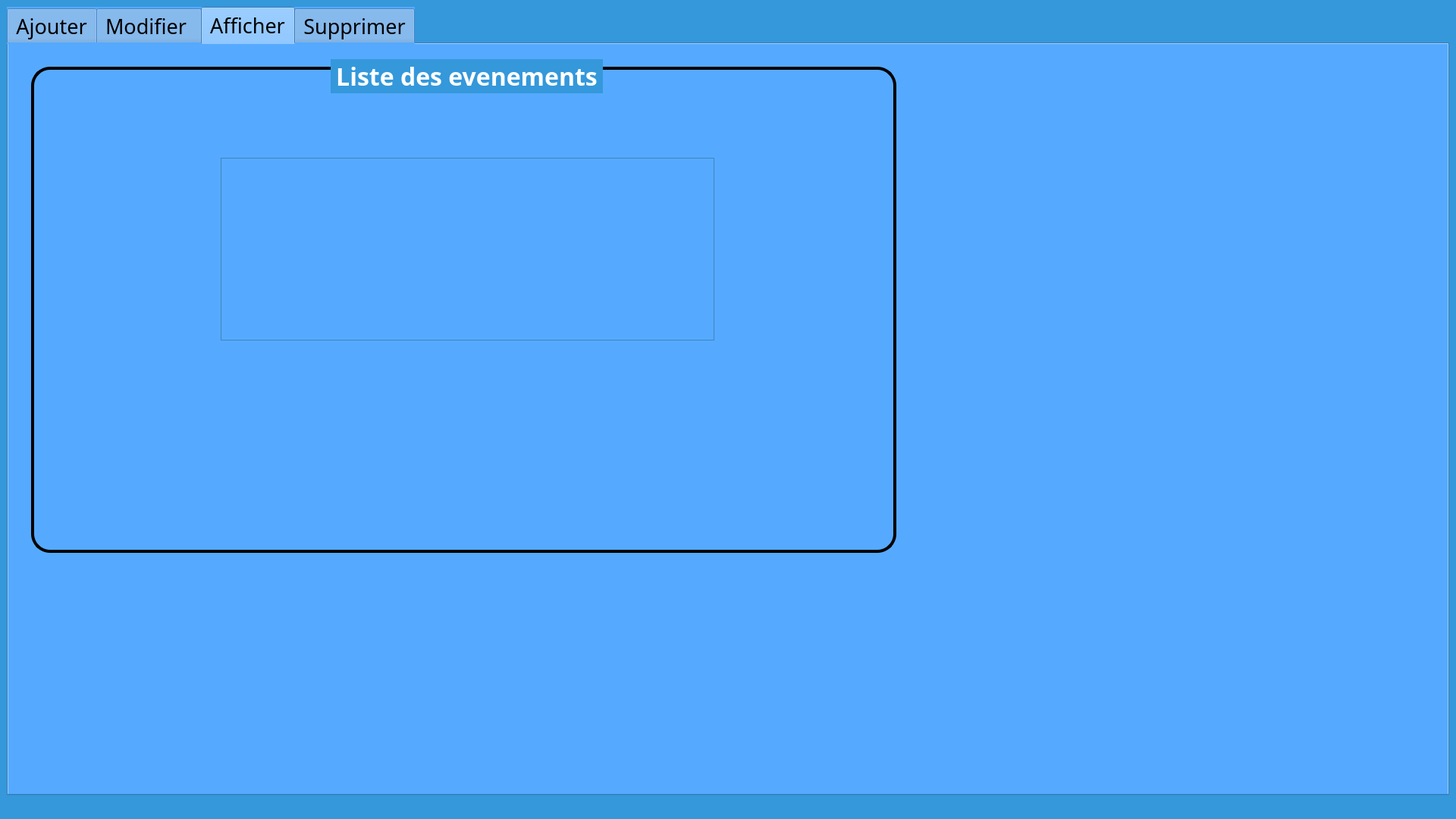
<?xml version="1.0" encoding="UTF-8"?>
<ui version="4.0">
 <class>MainWindow</class>
 <widget class="QMainWindow" name="MainWindow">
  <property name="geometry">
   <rect>
    <x>0</x>
    <y>0</y>
    <width>1920</width>
    <height>1080</height>
   </rect>
  </property>
  <property name="windowTitle">
   <string>MainWindow</string>
  </property>
  <property name="styleSheet">
   <string notr="true">background-color: rgb(52, 152, 219);</string>
  </property>
  <widget class="QWidget" name="centralwidget">
   <layout class="QGridLayout" name="gridLayout">
    <item row="0" column="0">
     <widget class="QTabWidget" name="tabWidget">
      <property name="minimumSize">
       <size>
        <width>1902</width>
        <height>0</height>
       </size>
      </property>
      <property name="font">
       <font>
        <family>Arial Rounded MT Bold</family>
        <pointsize>20</pointsize>
       </font>
      </property>
      <property name="toolTip">
       <string>&lt;html&gt;&lt;head/&gt;&lt;body&gt;&lt;p align=&quot;center&quot;&gt;&lt;br/&gt;&lt;/p&gt;&lt;/body&gt;&lt;/html&gt;</string>
      </property>
      <property name="styleSheet">
       <string notr="true">background-color: rgb(85, 170, 255);
</string>
      </property>
      <property name="currentIndex">
       <number>2</number>
      </property>
      <widget class="QWidget" name="Ajouter">
       <attribute name="title">
        <string>Ajouter</string>
       </attribute>
       <widget class="QGroupBox" name="groupBox">
        <property name="geometry">
         <rect>
          <x>150</x>
          <y>30</y>
          <width>841</width>
          <height>621</height>
         </rect>
        </property>
        <property name="font">
         <font>
          <family>Trebuchet MS</family>
          <pointsize>24</pointsize>
          <weight>75</weight>
          <bold>true</bold>
         </font>
        </property>
        <property name="styleSheet">
         <string notr="true">/* Style de base pour la QGroupBox */
QGroupBox {
    border: 4px solid #000000; /* Bordure bleue */
    border-radius: 25px; /* Coins arrondis */
    margin-top: 10px; /* Marge en haut */
}

/* Style du titre de la QGroupBox */
QGroupBox::title {
    subcontrol-origin: margin;
    subcontrol-position: top center;
    padding: 0 3px;
    background-color: #3498db; /* Fond bleu pour le titre */
    color: #ffffff; /* Texte blanc pour le titre */
}

/* Style des QLabel à l'intérieur de la QGroupBox */
QLabel {
    color: #000000; /* Couleur du texte */
}

/* Style des QRadioButton à l'intérieur de la QGroupBox */
QRadioButton {
    color: #333333; /* Couleur du texte */
}

/* Style des QComboBox à l'intérieur de la QGroupBox */
QComboBox {
    background-color: #ffffff; /* Fond blanc */
    color: #333333; /* Couleur du texte */
    border: 1px solid #3498db; /* Bordure bleue */
    border-radius: 3px; /* Coins arrondis */
    padding: 2px; /* Espacement interne */
}

/* Style des QLineEdit à l'intérieur de la QGroupBox */
QLineEdit {
    background-color: #ffffff; /* Fond blanc */
    color: #333333; /* Couleur du texte */
    border: 1px solid #3498db; /* Bordure bleue */
    border-radius: 3px; /* Coins arrondis */
    padding: 2px; /* Espacement interne */
}

/* Style des QSpinBox à l'intérieur de la QGroupBox */
QSpinBox {
    background-color: #ffffff; /* Fond blanc */
    color: #333333; /* Couleur du texte */
    border: 1px solid #3498db; /* Bordure bleue */
    border-radius: 3px; /* Coins arrondis */
    padding: 2px; /* Espacement interne */
}

/* Style général pour les widgets lorsqu'ils sont désactivés */
QWidget:disabled {
    background-color: #f0f0f0; /* Fond gris clair pour les widgets désactivés */
    color: #a0a0a0; /* Couleur du texte grise pour les widgets désactivés */
}</string>
        </property>
        <property name="title">
         <string>AJOUTER</string>
        </property>
        <property name="alignment">
         <set>Qt::AlignCenter</set>
        </property>
        <widget class="QLabel" name="label">
         <property name="geometry">
          <rect>
           <x>50</x>
           <y>80</y>
           <width>131</width>
           <height>31</height>
          </rect>
         </property>
         <property name="styleSheet">
          <string notr="true">font: italic 14pt &quot;Times New Roman&quot;;</string>
         </property>
         <property name="text">
          <string>TITRE</string>
         </property>
         <property name="alignment">
          <set>Qt::AlignCenter</set>
         </property>
        </widget>
        <widget class="QLabel" name="label_2">
         <property name="geometry">
          <rect>
           <x>10</x>
           <y>140</y>
           <width>171</width>
           <height>31</height>
          </rect>
         </property>
         <property name="styleSheet">
          <string notr="true">font: italic 14pt &quot;Times New Roman&quot;;</string>
         </property>
         <property name="text">
          <string>NBRRE ATHLETE</string>
         </property>
         <property name="alignment">
          <set>Qt::AlignCenter</set>
         </property>
        </widget>
        <widget class="QLabel" name="label_3">
         <property name="geometry">
          <rect>
           <x>40</x>
           <y>210</y>
           <width>171</width>
           <height>31</height>
          </rect>
         </property>
         <property name="styleSheet">
          <string notr="true">font: italic 14pt &quot;Times New Roman&quot;;</string>
         </property>
         <property name="text">
          <string>Date_evennement</string>
         </property>
         <property name="alignment">
          <set>Qt::AlignCenter</set>
         </property>
        </widget>
        <widget class="QLabel" name="label_4">
         <property name="geometry">
          <rect>
           <x>60</x>
           <y>270</y>
           <width>131</width>
           <height>31</height>
          </rect>
         </property>
         <property name="styleSheet">
          <string notr="true">font: italic 14pt &quot;Times New Roman&quot;;</string>
         </property>
         <property name="text">
          <string>Adresse</string>
         </property>
         <property name="alignment">
          <set>Qt::AlignCenter</set>
         </property>
        </widget>
        <widget class="QLabel" name="label_6">
         <property name="geometry">
          <rect>
           <x>40</x>
           <y>380</y>
           <width>191</width>
           <height>31</height>
          </rect>
         </property>
         <property name="styleSheet">
          <string notr="true">font: italic 14pt &quot;Times New Roman&quot;;</string>
         </property>
         <property name="text">
          <string>DUREE</string>
         </property>
         <property name="alignment">
          <set>Qt::AlignCenter</set>
         </property>
        </widget>
        <widget class="QLineEdit" name="lineedit_titre">
         <property name="geometry">
          <rect>
           <x>260</x>
           <y>70</y>
           <width>471</width>
           <height>51</height>
          </rect>
         </property>
         <property name="font">
          <font>
           <pointsize>14</pointsize>
          </font>
         </property>
         <property name="text">
          <string/>
         </property>
         <property name="alignment">
          <set>Qt::AlignCenter</set>
         </property>
         <property name="placeholderText">
          <string>Entrez votre TITRE</string>
         </property>
        </widget>
        <widget class="QLineEdit" name="lineedit_nbreathlete">
         <property name="geometry">
          <rect>
           <x>260</x>
           <y>130</y>
           <width>471</width>
           <height>51</height>
          </rect>
         </property>
         <property name="font">
          <font>
           <pointsize>14</pointsize>
          </font>
         </property>
         <property name="text">
          <string/>
         </property>
         <property name="alignment">
          <set>Qt::AlignCenter</set>
         </property>
         <property name="placeholderText">
          <string>Entrez votre NBRE ATHLETE</string>
         </property>
        </widget>
        <widget class="QLineEdit" name="lineedit_adresse">
         <property name="geometry">
          <rect>
           <x>260</x>
           <y>260</y>
           <width>471</width>
           <height>51</height>
          </rect>
         </property>
         <property name="font">
          <font>
           <pointsize>14</pointsize>
          </font>
         </property>
         <property name="text">
          <string/>
         </property>
         <property name="alignment">
          <set>Qt::AlignCenter</set>
         </property>
         <property name="placeholderText">
          <string>Entrez votre adresse </string>
         </property>
        </widget>
        <widget class="QLineEdit" name="lineedit_duree">
         <property name="geometry">
          <rect>
           <x>260</x>
           <y>380</y>
           <width>471</width>
           <height>51</height>
          </rect>
         </property>
         <property name="font">
          <font>
           <pointsize>14</pointsize>
          </font>
         </property>
         <property name="text">
          <string/>
         </property>
         <property name="alignment">
          <set>Qt::AlignCenter</set>
         </property>
         <property name="placeholderText">
          <string>Entrez votre DUREE</string>
         </property>
        </widget>
        <widget class="QLabel" name="label_13">
         <property name="geometry">
          <rect>
           <x>40</x>
           <y>440</y>
           <width>191</width>
           <height>31</height>
          </rect>
         </property>
         <property name="styleSheet">
          <string notr="true">font: italic 14pt &quot;Times New Roman&quot;;</string>
         </property>
         <property name="text">
          <string>Type de sport : </string>
         </property>
         <property name="alignment">
          <set>Qt::AlignCenter</set>
         </property>
        </widget>
        <widget class="QComboBox" name="lineedit_typedesport">
         <property name="geometry">
          <rect>
           <x>260</x>
           <y>440</y>
           <width>471</width>
           <height>51</height>
          </rect>
         </property>
         <item>
          <property name="text">
           <string>Choisir Le type de Sport</string>
          </property>
         </item>
         <item>
          <property name="text">
           <string>Natation</string>
          </property>
         </item>
         <item>
          <property name="text">
           <string>Paddling</string>
          </property>
         </item>
         <item>
          <property name="text">
           <string>Boating</string>
          </property>
         </item>
         <item>
          <property name="text">
           <string>Kayak</string>
          </property>
         </item>
        </widget>
        <widget class="QPushButton" name="ajouter">
         <property name="geometry">
          <rect>
           <x>380</x>
           <y>520</y>
           <width>221</width>
           <height>51</height>
          </rect>
         </property>
         <property name="styleSheet">
          <string notr="true">/* Style de base pour le QPushButton */

QPushButton {
    background-color: #2980b9; /* Bleu légèrement plus foncé que l'arrière-plan global */
    color: #ffffff; /* Texte blanc */
    border: 5px solid #2980b9; /* Bordure bleue */
    border-radius: 10px; /* Coins arrondis */
    padding: 5px 10px; /* Espacement interne */
font: 75 18pt &quot;Times New Roman&quot;;
}

/* Style du QPushButton lorsqu'il est survolé */
QPushButton:hover {
    background-color: #1b6488; /* Bleu plus foncé au survol */
}

/* Style du QPushButton lorsqu'il est pressé (clic) */
QPushButton:pressed {
    background-color: #1a5c7a; /* Bleu encore plus foncé au clic */
}

/* Style du QPushButton lorsqu'il est en focus (tabulation) */
QPushButton:focus {
    outline: none; /* Supprimer le contour par défaut */
    border: 2px solid #1a5c7a; /* Bordure plus foncée lorsqu'en focus */
}

/* Style du QPushButton lorsqu'il est désactivé */
QPushButton:disabled {
    background-color: #b0b0b0; /* Fond gris clair pour les boutons désactivés */
    color: #707070; /* Couleur du texte grise pour les boutons désactivés */
    border: 2px solid #b0b0b0; /* Bordure grise pour les boutons désactivés */
}

/* Style général pour les widgets lorsqu'ils sont désactivés */
QWidget:disabled {
    background-color: #f0f0f0; /* Fond gris clair pour les widgets désactivés */
    color: #a0a0a0; /* Couleur du texte grise pour les widgets désactivés */
}
</string>
         </property>
         <property name="text">
          <string>Ajouter </string>
         </property>
        </widget>
        <widget class="QDateEdit" name="lineedit_dateevenement">
         <property name="geometry">
          <rect>
           <x>260</x>
           <y>200</y>
           <width>471</width>
           <height>41</height>
          </rect>
         </property>
         <property name="minimumSize">
          <size>
           <width>0</width>
           <height>0</height>
          </size>
         </property>
         <property name="styleSheet">
          <string notr="true">background-color: rgb(255, 255, 255);</string>
         </property>
         <property name="alignment">
          <set>Qt::AlignCenter</set>
         </property>
         <property name="specialValueText">
          <string/>
         </property>
        </widget>
        <widget class="QGroupBox" name="groupBox_4">
         <property name="geometry">
          <rect>
           <x>0</x>
           <y>0</y>
           <width>841</width>
           <height>621</height>
          </rect>
         </property>
         <property name="font">
          <font>
           <family>Trebuchet MS</family>
           <pointsize>24</pointsize>
           <weight>75</weight>
           <bold>true</bold>
          </font>
         </property>
         <property name="styleSheet">
          <string notr="true">/* Style de base pour la QGroupBox */
QGroupBox {
    border: 4px solid #000000; /* Bordure bleue */
    border-radius: 25px; /* Coins arrondis */
    margin-top: 10px; /* Marge en haut */
}

/* Style du titre de la QGroupBox */
QGroupBox::title {
    subcontrol-origin: margin;
    subcontrol-position: top center;
    padding: 0 3px;
    background-color: #3498db; /* Fond bleu pour le titre */
    color: #ffffff; /* Texte blanc pour le titre */
}

/* Style des QLabel à l'intérieur de la QGroupBox */
QLabel {
    color: #000000; /* Couleur du texte */
}

/* Style des QRadioButton à l'intérieur de la QGroupBox */
QRadioButton {
    color: #333333; /* Couleur du texte */
}

/* Style des QComboBox à l'intérieur de la QGroupBox */
QComboBox {
    background-color: #ffffff; /* Fond blanc */
    color: #333333; /* Couleur du texte */
    border: 1px solid #3498db; /* Bordure bleue */
    border-radius: 3px; /* Coins arrondis */
    padding: 2px; /* Espacement interne */
}

/* Style des QLineEdit à l'intérieur de la QGroupBox */
QLineEdit {
    background-color: #ffffff; /* Fond blanc */
    color: #333333; /* Couleur du texte */
    border: 1px solid #3498db; /* Bordure bleue */
    border-radius: 3px; /* Coins arrondis */
    padding: 2px; /* Espacement interne */
}

/* Style des QSpinBox à l'intérieur de la QGroupBox */
QSpinBox {
    background-color: #ffffff; /* Fond blanc */
    color: #333333; /* Couleur du texte */
    border: 1px solid #3498db; /* Bordure bleue */
    border-radius: 3px; /* Coins arrondis */
    padding: 2px; /* Espacement interne */
}

/* Style général pour les widgets lorsqu'ils sont désactivés */
QWidget:disabled {
    background-color: #f0f0f0; /* Fond gris clair pour les widgets désactivés */
    color: #a0a0a0; /* Couleur du texte grise pour les widgets désactivés */
}</string>
         </property>
         <property name="title">
          <string>AJOUTER</string>
         </property>
         <property name="alignment">
          <set>Qt::AlignCenter</set>
         </property>
         <widget class="QLabel" name="label_11">
          <property name="geometry">
           <rect>
            <x>50</x>
            <y>80</y>
            <width>131</width>
            <height>31</height>
           </rect>
          </property>
          <property name="styleSheet">
           <string notr="true">font: italic 14pt &quot;Times New Roman&quot;;</string>
          </property>
          <property name="text">
           <string>TITRE</string>
          </property>
          <property name="alignment">
           <set>Qt::AlignCenter</set>
          </property>
         </widget>
         <widget class="QLabel" name="label_12">
          <property name="geometry">
           <rect>
            <x>10</x>
            <y>140</y>
            <width>171</width>
            <height>31</height>
           </rect>
          </property>
          <property name="styleSheet">
           <string notr="true">font: italic 14pt &quot;Times New Roman&quot;;</string>
          </property>
          <property name="text">
           <string>NBRRE ATHLETE</string>
          </property>
          <property name="alignment">
           <set>Qt::AlignCenter</set>
          </property>
         </widget>
         <widget class="QLabel" name="label_15">
          <property name="geometry">
           <rect>
            <x>40</x>
            <y>210</y>
            <width>171</width>
            <height>31</height>
           </rect>
          </property>
          <property name="styleSheet">
           <string notr="true">font: italic 14pt &quot;Times New Roman&quot;;</string>
          </property>
          <property name="text">
           <string>Date_evennement</string>
          </property>
          <property name="alignment">
           <set>Qt::AlignCenter</set>
          </property>
         </widget>
         <widget class="QLabel" name="label_16">
          <property name="geometry">
           <rect>
            <x>60</x>
            <y>270</y>
            <width>131</width>
            <height>31</height>
           </rect>
          </property>
          <property name="styleSheet">
           <string notr="true">font: italic 14pt &quot;Times New Roman&quot;;</string>
          </property>
          <property name="text">
           <string>Adresse</string>
          </property>
          <property name="alignment">
           <set>Qt::AlignCenter</set>
          </property>
         </widget>
         <widget class="QLabel" name="label_17">
          <property name="geometry">
           <rect>
            <x>40</x>
            <y>380</y>
            <width>191</width>
            <height>31</height>
           </rect>
          </property>
          <property name="styleSheet">
           <string notr="true">font: italic 14pt &quot;Times New Roman&quot;;</string>
          </property>
          <property name="text">
           <string>DUREE</string>
          </property>
          <property name="alignment">
           <set>Qt::AlignCenter</set>
          </property>
         </widget>
         <widget class="QLineEdit" name="lineedit_titre_3">
          <property name="geometry">
           <rect>
            <x>260</x>
            <y>70</y>
            <width>471</width>
            <height>51</height>
           </rect>
          </property>
          <property name="font">
           <font>
            <pointsize>14</pointsize>
           </font>
          </property>
          <property name="text">
           <string/>
          </property>
          <property name="alignment">
           <set>Qt::AlignCenter</set>
          </property>
          <property name="placeholderText">
           <string>Entrez votre TITRE</string>
          </property>
         </widget>
         <widget class="QLineEdit" name="lineedit_nbreathlete_3">
          <property name="geometry">
           <rect>
            <x>260</x>
            <y>130</y>
            <width>471</width>
            <height>51</height>
           </rect>
          </property>
          <property name="font">
           <font>
            <pointsize>14</pointsize>
           </font>
          </property>
          <property name="text">
           <string/>
          </property>
          <property name="alignment">
           <set>Qt::AlignCenter</set>
          </property>
          <property name="placeholderText">
           <string>Entrez votre NBRE ATHLETE</string>
          </property>
         </widget>
         <widget class="QLineEdit" name="lineedit_adresse_3">
          <property name="geometry">
           <rect>
            <x>260</x>
            <y>260</y>
            <width>471</width>
            <height>51</height>
           </rect>
          </property>
          <property name="font">
           <font>
            <pointsize>14</pointsize>
           </font>
          </property>
          <property name="text">
           <string/>
          </property>
          <property name="alignment">
           <set>Qt::AlignCenter</set>
          </property>
          <property name="placeholderText">
           <string>Entrez votre adresse </string>
          </property>
         </widget>
         <widget class="QLineEdit" name="lineedit_duree_3">
          <property name="geometry">
           <rect>
            <x>260</x>
            <y>380</y>
            <width>471</width>
            <height>51</height>
           </rect>
          </property>
          <property name="font">
           <font>
            <pointsize>14</pointsize>
           </font>
          </property>
          <property name="text">
           <string/>
          </property>
          <property name="alignment">
           <set>Qt::AlignCenter</set>
          </property>
          <property name="placeholderText">
           <string>Entrez votre DUREE</string>
          </property>
         </widget>
         <widget class="QLabel" name="label_18">
          <property name="geometry">
           <rect>
            <x>40</x>
            <y>440</y>
            <width>191</width>
            <height>31</height>
           </rect>
          </property>
          <property name="styleSheet">
           <string notr="true">font: italic 14pt &quot;Times New Roman&quot;;</string>
          </property>
          <property name="text">
           <string>Type de sport : </string>
          </property>
          <property name="alignment">
           <set>Qt::AlignCenter</set>
          </property>
         </widget>
         <widget class="QComboBox" name="lineedit_typedesport_2">
          <property name="geometry">
           <rect>
            <x>260</x>
            <y>440</y>
            <width>471</width>
            <height>51</height>
           </rect>
          </property>
          <item>
           <property name="text">
            <string>Choisir Le type de Sport</string>
           </property>
          </item>
          <item>
           <property name="text">
            <string>Natation</string>
           </property>
          </item>
          <item>
           <property name="text">
            <string>Paddling</string>
           </property>
          </item>
          <item>
           <property name="text">
            <string>Boating</string>
           </property>
          </item>
          <item>
           <property name="text">
            <string>Kayak</string>
           </property>
          </item>
         </widget>
         <widget class="QPushButton" name="ajouter_2">
          <property name="geometry">
           <rect>
            <x>380</x>
            <y>520</y>
            <width>221</width>
            <height>51</height>
           </rect>
          </property>
          <property name="styleSheet">
           <string notr="true">/* Style de base pour le QPushButton */

QPushButton {
    background-color: #2980b9; /* Bleu légèrement plus foncé que l'arrière-plan global */
    color: #ffffff; /* Texte blanc */
    border: 5px solid #2980b9; /* Bordure bleue */
    border-radius: 10px; /* Coins arrondis */
    padding: 5px 10px; /* Espacement interne */
font: 75 18pt &quot;Times New Roman&quot;;
}

/* Style du QPushButton lorsqu'il est survolé */
QPushButton:hover {
    background-color: #1b6488; /* Bleu plus foncé au survol */
}

/* Style du QPushButton lorsqu'il est pressé (clic) */
QPushButton:pressed {
    background-color: #1a5c7a; /* Bleu encore plus foncé au clic */
}

/* Style du QPushButton lorsqu'il est en focus (tabulation) */
QPushButton:focus {
    outline: none; /* Supprimer le contour par défaut */
    border: 2px solid #1a5c7a; /* Bordure plus foncée lorsqu'en focus */
}

/* Style du QPushButton lorsqu'il est désactivé */
QPushButton:disabled {
    background-color: #b0b0b0; /* Fond gris clair pour les boutons désactivés */
    color: #707070; /* Couleur du texte grise pour les boutons désactivés */
    border: 2px solid #b0b0b0; /* Bordure grise pour les boutons désactivés */
}

/* Style général pour les widgets lorsqu'ils sont désactivés */
QWidget:disabled {
    background-color: #f0f0f0; /* Fond gris clair pour les widgets désactivés */
    color: #a0a0a0; /* Couleur du texte grise pour les widgets désactivés */
}
</string>
          </property>
          <property name="text">
           <string>Ajouter </string>
          </property>
         </widget>
         <widget class="QDateEdit" name="lineedit_dateevenement_2">
          <property name="geometry">
           <rect>
            <x>260</x>
            <y>200</y>
            <width>471</width>
            <height>41</height>
           </rect>
          </property>
          <property name="minimumSize">
           <size>
            <width>0</width>
            <height>0</height>
           </size>
          </property>
          <property name="styleSheet">
           <string notr="true">background-color: rgb(255, 255, 255);</string>
          </property>
          <property name="alignment">
           <set>Qt::AlignCenter</set>
          </property>
          <property name="specialValueText">
           <string/>
          </property>
         </widget>
        </widget>
       </widget>
      </widget>
      <widget class="QWidget" name="Modifier">
       <attribute name="title">
        <string>Modifier </string>
       </attribute>
       <widget class="QGroupBox" name="groupBox_3">
        <property name="geometry">
         <rect>
          <x>150</x>
          <y>30</y>
          <width>841</width>
          <height>621</height>
         </rect>
        </property>
        <property name="font">
         <font>
          <family>Trebuchet MS</family>
          <pointsize>24</pointsize>
          <weight>75</weight>
          <bold>true</bold>
         </font>
        </property>
        <property name="styleSheet">
         <string notr="true">/* Style de base pour la QGroupBox */
QGroupBox {
    border: 4px solid #000000; /* Bordure bleue */
    border-radius: 25px; /* Coins arrondis */
    margin-top: 10px; /* Marge en haut */
}

/* Style du titre de la QGroupBox */
QGroupBox::title {
    subcontrol-origin: margin;
    subcontrol-position: top center;
    padding: 0 3px;
    background-color: #3498db; /* Fond bleu pour le titre */
    color: #ffffff; /* Texte blanc pour le titre */
}

/* Style des QLabel à l'intérieur de la QGroupBox */
QLabel {
    color: #000000; /* Couleur du texte */
}

/* Style des QRadioButton à l'intérieur de la QGroupBox */
QRadioButton {
    color: #333333; /* Couleur du texte */
}

/* Style des QComboBox à l'intérieur de la QGroupBox */
QComboBox {
    background-color: #ffffff; /* Fond blanc */
    color: #333333; /* Couleur du texte */
    border: 1px solid #3498db; /* Bordure bleue */
    border-radius: 3px; /* Coins arrondis */
    padding: 2px; /* Espacement interne */
}

/* Style des QLineEdit à l'intérieur de la QGroupBox */
QLineEdit {
    background-color: #ffffff; /* Fond blanc */
    color: #333333; /* Couleur du texte */
    border: 1px solid #3498db; /* Bordure bleue */
    border-radius: 3px; /* Coins arrondis */
    padding: 2px; /* Espacement interne */
}

/* Style des QSpinBox à l'intérieur de la QGroupBox */
QSpinBox {
    background-color: #ffffff; /* Fond blanc */
    color: #333333; /* Couleur du texte */
    border: 1px solid #3498db; /* Bordure bleue */
    border-radius: 3px; /* Coins arrondis */
    padding: 2px; /* Espacement interne */
}

/* Style général pour les widgets lorsqu'ils sont désactivés */
QWidget:disabled {
    background-color: #f0f0f0; /* Fond gris clair pour les widgets désactivés */
    color: #a0a0a0; /* Couleur du texte grise pour les widgets désactivés */
}</string>
        </property>
        <property name="title">
         <string>MODIFIER</string>
        </property>
        <property name="alignment">
         <set>Qt::AlignCenter</set>
        </property>
        <widget class="QLabel" name="label_5">
         <property name="geometry">
          <rect>
           <x>50</x>
           <y>80</y>
           <width>131</width>
           <height>31</height>
          </rect>
         </property>
         <property name="styleSheet">
          <string notr="true">font: italic 14pt &quot;Times New Roman&quot;;</string>
         </property>
         <property name="text">
          <string>TITRE</string>
         </property>
         <property name="alignment">
          <set>Qt::AlignCenter</set>
         </property>
        </widget>
        <widget class="QLabel" name="label_7">
         <property name="geometry">
          <rect>
           <x>10</x>
           <y>140</y>
           <width>171</width>
           <height>31</height>
          </rect>
         </property>
         <property name="styleSheet">
          <string notr="true">font: italic 14pt &quot;Times New Roman&quot;;</string>
         </property>
         <property name="text">
          <string>NBRRE ATHLETE</string>
         </property>
         <property name="alignment">
          <set>Qt::AlignCenter</set>
         </property>
        </widget>
        <widget class="QLabel" name="label_8">
         <property name="geometry">
          <rect>
           <x>40</x>
           <y>210</y>
           <width>171</width>
           <height>31</height>
          </rect>
         </property>
         <property name="styleSheet">
          <string notr="true">font: italic 14pt &quot;Times New Roman&quot;;</string>
         </property>
         <property name="text">
          <string>Date_evennement</string>
         </property>
         <property name="alignment">
          <set>Qt::AlignCenter</set>
         </property>
        </widget>
        <widget class="QLabel" name="label_9">
         <property name="geometry">
          <rect>
           <x>60</x>
           <y>270</y>
           <width>131</width>
           <height>31</height>
          </rect>
         </property>
         <property name="styleSheet">
          <string notr="true">font: italic 14pt &quot;Times New Roman&quot;;</string>
         </property>
         <property name="text">
          <string>Adresse</string>
         </property>
         <property name="alignment">
          <set>Qt::AlignCenter</set>
         </property>
        </widget>
        <widget class="QLabel" name="label_10">
         <property name="geometry">
          <rect>
           <x>40</x>
           <y>380</y>
           <width>191</width>
           <height>31</height>
          </rect>
         </property>
         <property name="styleSheet">
          <string notr="true">font: italic 14pt &quot;Times New Roman&quot;;</string>
         </property>
         <property name="text">
          <string>DUREE</string>
         </property>
         <property name="alignment">
          <set>Qt::AlignCenter</set>
         </property>
        </widget>
        <widget class="QLineEdit" name="lineedit_titre_2">
         <property name="geometry">
          <rect>
           <x>260</x>
           <y>70</y>
           <width>471</width>
           <height>51</height>
          </rect>
         </property>
         <property name="font">
          <font>
           <pointsize>14</pointsize>
          </font>
         </property>
         <property name="alignment">
          <set>Qt::AlignCenter</set>
         </property>
         <property name="placeholderText">
          <string>Entrez votre TITRE</string>
         </property>
        </widget>
        <widget class="QLineEdit" name="lineedit_nbreathlete_2">
         <property name="geometry">
          <rect>
           <x>260</x>
           <y>130</y>
           <width>471</width>
           <height>51</height>
          </rect>
         </property>
         <property name="font">
          <font>
           <pointsize>14</pointsize>
          </font>
         </property>
         <property name="alignment">
          <set>Qt::AlignCenter</set>
         </property>
         <property name="placeholderText">
          <string>Entrez votre NBRE ATHLETE</string>
         </property>
        </widget>
        <widget class="QLineEdit" name="lineedit_adresse_2">
         <property name="geometry">
          <rect>
           <x>260</x>
           <y>260</y>
           <width>471</width>
           <height>51</height>
          </rect>
         </property>
         <property name="font">
          <font>
           <pointsize>14</pointsize>
          </font>
         </property>
         <property name="alignment">
          <set>Qt::AlignCenter</set>
         </property>
         <property name="placeholderText">
          <string>Entrez votre adresse </string>
         </property>
        </widget>
        <widget class="QLineEdit" name="lineedit_duree_2">
         <property name="geometry">
          <rect>
           <x>260</x>
           <y>380</y>
           <width>471</width>
           <height>51</height>
          </rect>
         </property>
         <property name="font">
          <font>
           <pointsize>14</pointsize>
          </font>
         </property>
         <property name="alignment">
          <set>Qt::AlignCenter</set>
         </property>
         <property name="placeholderText">
          <string>Entrez votre DUREE</string>
         </property>
        </widget>
        <widget class="QLabel" name="label_14">
         <property name="geometry">
          <rect>
           <x>40</x>
           <y>440</y>
           <width>191</width>
           <height>31</height>
          </rect>
         </property>
         <property name="styleSheet">
          <string notr="true">font: italic 14pt &quot;Times New Roman&quot;;</string>
         </property>
         <property name="text">
          <string>Type de sport : </string>
         </property>
         <property name="alignment">
          <set>Qt::AlignCenter</set>
         </property>
        </widget>
        <widget class="QComboBox" name="linedit_typedesport">
         <property name="geometry">
          <rect>
           <x>260</x>
           <y>440</y>
           <width>471</width>
           <height>51</height>
          </rect>
         </property>
         <item>
          <property name="text">
           <string>Choisir Le type de Sport</string>
          </property>
         </item>
         <item>
          <property name="text">
           <string>Natation</string>
          </property>
         </item>
         <item>
          <property name="text">
           <string>Paddling</string>
          </property>
         </item>
         <item>
          <property name="text">
           <string>Boating</string>
          </property>
         </item>
         <item>
          <property name="text">
           <string>Kayak</string>
          </property>
         </item>
        </widget>
        <widget class="QPushButton" name="modifier">
         <property name="geometry">
          <rect>
           <x>380</x>
           <y>520</y>
           <width>221</width>
           <height>51</height>
          </rect>
         </property>
         <property name="styleSheet">
          <string notr="true">/* Style de base pour le QPushButton */

QPushButton {
    background-color: #2980b9; /* Bleu légèrement plus foncé que l'arrière-plan global */
    color: #ffffff; /* Texte blanc */
    border: 5px solid #2980b9; /* Bordure bleue */
    border-radius: 10px; /* Coins arrondis */
    padding: 5px 10px; /* Espacement interne */
font: 75 18pt &quot;Times New Roman&quot;;
}

/* Style du QPushButton lorsqu'il est survolé */
QPushButton:hover {
    background-color: #1b6488; /* Bleu plus foncé au survol */
}

/* Style du QPushButton lorsqu'il est pressé (clic) */
QPushButton:pressed {
    background-color: #1a5c7a; /* Bleu encore plus foncé au clic */
}

/* Style du QPushButton lorsqu'il est en focus (tabulation) */
QPushButton:focus {
    outline: none; /* Supprimer le contour par défaut */
    border: 2px solid #1a5c7a; /* Bordure plus foncée lorsqu'en focus */
}

/* Style du QPushButton lorsqu'il est désactivé */
QPushButton:disabled {
    background-color: #b0b0b0; /* Fond gris clair pour les boutons désactivés */
    color: #707070; /* Couleur du texte grise pour les boutons désactivés */
    border: 2px solid #b0b0b0; /* Bordure grise pour les boutons désactivés */
}

/* Style général pour les widgets lorsqu'ils sont désactivés */
QWidget:disabled {
    background-color: #f0f0f0; /* Fond gris clair pour les widgets désactivés */
    color: #a0a0a0; /* Couleur du texte grise pour les widgets désactivés */
}
</string>
         </property>
         <property name="text">
          <string>Modifier </string>
         </property>
        </widget>
        <widget class="QDateEdit" name="line_edit_dateevenement">
         <property name="geometry">
          <rect>
           <x>260</x>
           <y>200</y>
           <width>471</width>
           <height>41</height>
          </rect>
         </property>
         <property name="minimumSize">
          <size>
           <width>0</width>
           <height>0</height>
          </size>
         </property>
         <property name="styleSheet">
          <string notr="true">background-color: rgb(255, 255, 255);</string>
         </property>
         <property name="alignment">
          <set>Qt::AlignCenter</set>
         </property>
         <property name="specialValueText">
          <string/>
         </property>
        </widget>
       </widget>
      </widget>
      <widget class="QWidget" name="afficher">
       <attribute name="title">
        <string>Afficher</string>
       </attribute>
       <widget class="QGroupBox" name="groupBox_2">
        <property name="geometry">
         <rect>
          <x>30</x>
          <y>20</y>
          <width>1141</width>
          <height>651</height>
         </rect>
        </property>
        <property name="font">
         <font>
          <family>Trebuchet MS</family>
          <pointsize>24</pointsize>
          <weight>75</weight>
          <bold>true</bold>
         </font>
        </property>
        <property name="styleSheet">
         <string notr="true">/* Style de base pour la QGroupBox */
QGroupBox {
    border: 4px solid #000000; /* Bordure bleue */
    border-radius: 25px; /* Coins arrondis */
    margin-top: 10px; /* Marge en haut */
}

/* Style du titre de la QGroupBox */
QGroupBox::title {
    subcontrol-origin: margin;
    subcontrol-position: top center;
    padding: 0 3px;
    background-color: #3498db; /* Fond bleu pour le titre */
    color: #ffffff; /* Texte blanc pour le titre */
}

/* Style des QLabel à l'intérieur de la QGroupBox */
QLabel {
    color: #000000; /* Couleur du texte */
}

/* Style des QRadioButton à l'intérieur de la QGroupBox */
QRadioButton {
    color: #333333; /* Couleur du texte */
}

/* Style des QComboBox à l'intérieur de la QGroupBox */
QComboBox {
    background-color: #ffffff; /* Fond blanc */
    color: #333333; /* Couleur du texte */
    border: 1px solid #3498db; /* Bordure bleue */
    border-radius: 3px; /* Coins arrondis */
    padding: 2px; /* Espacement interne */
}

/* Style des QLineEdit à l'intérieur de la QGroupBox */
QLineEdit {
    background-color: #ffffff; /* Fond blanc */
    color: #333333; /* Couleur du texte */
    border: 1px solid #3498db; /* Bordure bleue */
    border-radius: 3px; /* Coins arrondis */
    padding: 2px; /* Espacement interne */
}

/* Style des QSpinBox à l'intérieur de la QGroupBox */
QSpinBox {
    background-color: #ffffff; /* Fond blanc */
    color: #333333; /* Couleur du texte */
    border: 1px solid #3498db; /* Bordure bleue */
    border-radius: 3px; /* Coins arrondis */
    padding: 2px; /* Espacement interne */
}

/* Style général pour les widgets lorsqu'ils sont désactivés */
QWidget:disabled {
    background-color: #f0f0f0; /* Fond gris clair pour les widgets désactivés */
    color: #a0a0a0; /* Couleur du texte grise pour les widgets désactivés */
}</string>
        </property>
        <property name="title">
         <string>Liste des evenements</string>
        </property>
        <property name="alignment">
         <set>Qt::AlignCenter</set>
        </property>
        <widget class="QTableView" name="table">
         <property name="geometry">
          <rect>
           <x>250</x>
           <y>130</y>
           <width>651</width>
           <height>241</height>
          </rect>
         </property>
        </widget>
       </widget>
      </widget>
      <widget class="QWidget" name="supprimer">
       <attribute name="title">
        <string>Supprimer</string>
       </attribute>
       <widget class="QLineEdit" name="lineedit_titre_4">
        <property name="geometry">
         <rect>
          <x>360</x>
          <y>170</y>
          <width>471</width>
          <height>51</height>
         </rect>
        </property>
        <property name="font">
         <font>
          <pointsize>14</pointsize>
         </font>
        </property>
        <property name="text">
         <string/>
        </property>
        <property name="alignment">
         <set>Qt::AlignCenter</set>
        </property>
        <property name="placeholderText">
         <string/>
        </property>
       </widget>
       <widget class="QLabel" name="label_19">
        <property name="geometry">
         <rect>
          <x>190</x>
          <y>150</y>
          <width>161</width>
          <height>91</height>
         </rect>
        </property>
        <property name="styleSheet">
         <string notr="true">font: italic 14pt &quot;Times New Roman&quot;;
color: rgb(0, 255, 255);</string>
        </property>
        <property name="text">
         <string>titre</string>
        </property>
        <property name="alignment">
         <set>Qt::AlignCenter</set>
        </property>
       </widget>
       <widget class="QPushButton" name="ajouter_3">
        <property name="geometry">
         <rect>
          <x>480</x>
          <y>340</y>
          <width>221</width>
          <height>51</height>
         </rect>
        </property>
        <property name="styleSheet">
         <string notr="true">/* Style de base pour le QPushButton */

QPushButton {
    background-color: #2980b9; /* Bleu légèrement plus foncé que l'arrière-plan global */
    color: #ffffff; /* Texte blanc */
    border: 5px solid #2980b9; /* Bordure bleue */
    border-radius: 10px; /* Coins arrondis */
    padding: 5px 10px; /* Espacement interne */
font: 75 18pt &quot;Times New Roman&quot;;
}

/* Style du QPushButton lorsqu'il est survolé */
QPushButton:hover {
    background-color: #1b6488; /* Bleu plus foncé au survol */
}

/* Style du QPushButton lorsqu'il est pressé (clic) */
QPushButton:pressed {
    background-color: #1a5c7a; /* Bleu encore plus foncé au clic */
}

/* Style du QPushButton lorsqu'il est en focus (tabulation) */
QPushButton:focus {
    outline: none; /* Supprimer le contour par défaut */
    border: 2px solid #1a5c7a; /* Bordure plus foncée lorsqu'en focus */
}

/* Style du QPushButton lorsqu'il est désactivé */
QPushButton:disabled {
    background-color: #b0b0b0; /* Fond gris clair pour les boutons désactivés */
    color: #707070; /* Couleur du texte grise pour les boutons désactivés */
    border: 2px solid #b0b0b0; /* Bordure grise pour les boutons désactivés */
}

/* Style général pour les widgets lorsqu'ils sont désactivés */
QWidget:disabled {
    background-color: #f0f0f0; /* Fond gris clair pour les widgets désactivés */
    color: #a0a0a0; /* Couleur du texte grise pour les widgets désactivés */
}
</string>
        </property>
        <property name="text">
         <string>Supprimer</string>
        </property>
       </widget>
      </widget>
     </widget>
    </item>
   </layout>
  </widget>
  <widget class="QMenuBar" name="menubar">
   <property name="geometry">
    <rect>
     <x>0</x>
     <y>0</y>
     <width>1920</width>
     <height>22</height>
    </rect>
   </property>
  </widget>
  <widget class="QStatusBar" name="statusbar"/>
 </widget>
 <resources/>
 <connections/>
</ui>
